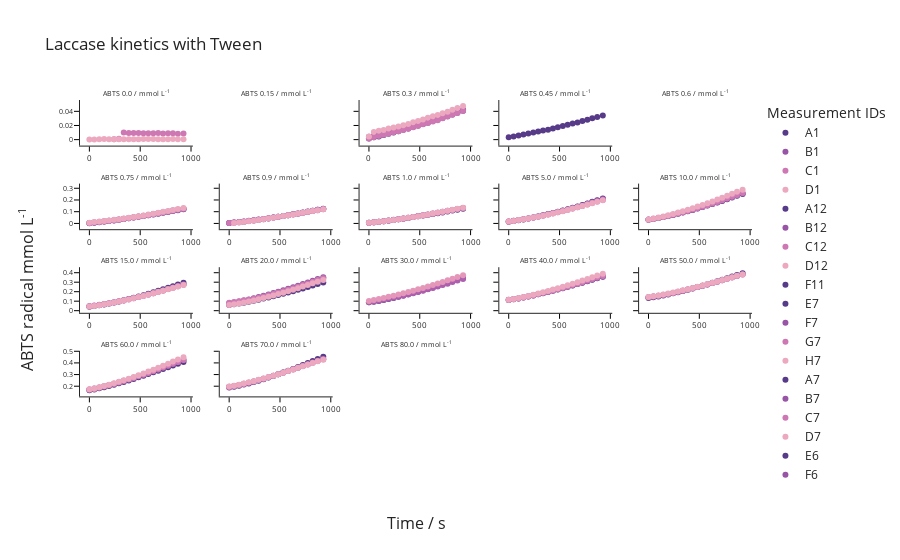

The cell this chart's notebook holds for it:
### Code cell
estimator_Tween.visualize_data()

### Figure 1 — Plotly figure (JSON) as saved in the notebook; plotly's stock layout.template omitted (floating-point values rounded to 4 significant figures)
{"data": [{"marker": {"color": "rgb(87, 59, 136)"}, "mode": "markers", "name": "A1", "type": "scatter", "x": [0, 48, 97, 145, 193, 242, 290, 338, 387, 435, 483, 532, 580, 629, 677, 725, 774, 822, 871, 926], "xaxis": "x", "y": [null, null, null, null, null, null, null, null, null, null, null, null, null, null, null, null, null, null, null, null], "yaxis": "y"}, {"marker": {"color": "rgb(152, 85, 166)"}, "mode": "markers", "name": "B1", "type": "scatter", "x": [0, 48, 97, 145, 193, 242, 290, 338, 387, 435, 483, 532, 580, 629, 677, 725, 774, 822, 871, 926], "xaxis": "x", "y": [null, null, null, null, null, null, null, null, null, null, null, null, null, null, null, null, null, null, null, null], "yaxis": "y"}, {"marker": {"color": "rgb(206, 120, 179)"}, "mode": "markers", "name": "C1", "type": "scatter", "x": [0, 48, 97, 145, 193, 242, 290, 338, 387, 435, 483, 532, 580, 629, 677, 725, 774, 822, 871, 926], "xaxis": "x", "y": [null, null, null, null, null, 0.000614, 0.001113, 0.009997, 0.009501, 0.009501, 0.009287, 0.008923, 0.009105, 0.009187, 0.009253, 0.008708, 0.008873, 0.009121, 0.008443, 0.008824], "yaxis": "y"}, {"marker": {"color": "rgb(236, 168, 190)"}, "mode": "markers", "name": "D1", "type": "scatter", "x": [0, 48, 97, 145, 193, 242, 290, 338, 387, 435, 483, 532, 580, 629, 677, 725, 774, 822, 871, 926], "xaxis": "x", "y": [0.0001814, 8.155e-05, 0.0003645, 0.0007138, 0.0006307, 0.0005308, 0.0006972, 0.0006639, 0.0004643, 0.0005808, 0.0005641, 0.000797, 0.0007305, 0.0007471, 0.0005974, 0.0005641, 0.0006307, 0.0007305, 0.0005308, 0.0006806], "yaxis": "y"}, {"marker": {"color": "rgb(87, 59, 136)"}, "mode": "markers", "name": "A12", "type": "scatter", "x": [0, 48, 97, 145, 193, 242, 290, 338, 387, 435, 483, 532, 580, 629, 677, 725, 774, 822, 871, 926], "xaxis": "x3", "y": [0.001728, 0.003306, 0.004568, 0.006474, 0.008344, 0.01003, 0.01195, 0.01411, 0.0157, 0.01799, 0.02012, 0.02193, 0.02396, 0.02627, 0.02854, 0.03067, 0.03317, 0.03558, 0.03814, 0.04071], "yaxis": "y3"}, {"marker": {"color": "rgb(152, 85, 166)"}, "mode": "markers", "name": "B12", "type": "scatter", "x": [0, 48, 97, 145, 193, 242, 290, 338, 387, 435, 483, 532, 580, 629, 677, 725, 774, 822, 871, 926], "xaxis": "x3", "y": [0.004136, 0.005363, 0.0075, 0.009369, 0.01086, 0.01265, 0.01373, 0.01565, 0.01758, 0.02001, 0.02171, 0.02376, 0.02577, 0.02796, 0.0302, 0.03278, 0.0352, 0.03753, 0.03993, 0.04265], "yaxis": "y3"}, {"marker": {"color": "rgb(206, 120, 179)"}, "mode": "markers", "name": "C12", "type": "scatter", "x": [0, 48, 97, 145, 193, 242, 290, 338, 387, 435, 483, 532, 580, 629, 677, 725, 774, 822, 871, 926], "xaxis": "x3", "y": [0.001695, 0.003373, 0.005065, 0.006821, 0.008443, 0.01028, 0.01168, 0.01364, 0.01526, 0.01736, 0.0194, 0.02162, 0.02368, 0.02574, 0.02754, 0.03012, 0.03256, 0.03507, 0.03758, 0.04032], "yaxis": "y3"}, {"marker": {"color": "rgb(236, 168, 190)"}, "mode": "markers", "name": "D12", "type": "scatter", "x": [0, 48, 97, 145, 193, 242, 290, 338, 387, 435, 483, 532, 580, 629, 677, 725, 774, 822, 871, 926], "xaxis": "x3", "y": [0.004385, 0.01086, 0.01251, 0.01373, 0.01559, 0.0172, 0.01855, 0.02045, 0.02211, 0.0244, 0.02638, 0.0286, 0.03077, 0.0331, 0.03483, 0.03714, 0.03951, 0.04218, 0.04468, 0.04751], "yaxis": "y3"}, {"marker": {"color": "rgb(87, 59, 136)"}, "mode": "markers", "name": "F11", "type": "scatter", "x": [0, 48, 97, 145, 193, 242, 290, 338, 387, 435, 483, 532, 580, 629, 677, 725, 774, 822, 871, 926], "xaxis": "x4", "y": [0.003207, 0.004435, 0.005877, 0.007335, 0.008757, 0.01023, 0.0115, 0.01284, 0.01411, 0.01574, 0.01751, 0.01919, 0.02089, 0.02298, 0.02438, 0.02635, 0.02806, 0.03022, 0.03183, 0.03405], "yaxis": "y4"}, {"marker": {"color": "rgb(87, 59, 136)"}, "mode": "markers", "name": "E7", "type": "scatter", "x": [0, 48, 97, 145, 193, 242, 290, 338, 387, 435, 483, 532, 580, 629, 677, 725, 774, 822, 871, 926], "xaxis": "x6", "y": [0.002177, 0.006805, 0.01105, 0.01598, 0.02083, 0.02577, 0.03172, 0.03756, 0.04351, 0.04974, 0.05607, 0.06254, 0.06919, 0.07634, 0.08319, 0.09032, 0.09811, 0.106, 0.1133, 0.1214], "yaxis": "y6"}, {"marker": {"color": "rgb(152, 85, 166)"}, "mode": "markers", "name": "F7", "type": "scatter", "x": [0, 48, 97, 145, 193, 242, 290, 338, 387, 435, 483, 532, 580, 629, 677, 725, 774, 822, 871, 926], "xaxis": "x6", "y": [0.002692, 0.007285, 0.01218, 0.01705, 0.02198, 0.02718, 0.03341, 0.03922, 0.04578, 0.05215, 0.05836, 0.06503, 0.07201, 0.07943, 0.08629, 0.09374, 0.1016, 0.1095, 0.1169, 0.1253], "yaxis": "y6"}, {"marker": {"color": "rgb(206, 120, 179)"}, "mode": "markers", "name": "G7", "type": "scatter", "x": [0, 48, 97, 145, 193, 242, 290, 338, 387, 435, 483, 532, 580, 629, 677, 725, 774, 822, 871, 926], "xaxis": "x6", "y": [0.003174, 0.007004, 0.01193, 0.01726, 0.02183, 0.02682, 0.03196, 0.03761, 0.04405, 0.05044, 0.05679, 0.06373, 0.07073, 0.07792, 0.08519, 0.09265, 0.1006, 0.1085, 0.1166, 0.1246], "yaxis": "y6"}, {"marker": {"color": "rgb(236, 168, 190)"}, "mode": "markers", "name": "H7", "type": "scatter", "x": [0, 48, 97, 145, 193, 242, 290, 338, 387, 435, 483, 532, 580, 629, 677, 725, 774, 822, 871, 926], "xaxis": "x6", "y": [0.006358, 0.01198, 0.01592, 0.02052, 0.02545, 0.03066, 0.0366, 0.04228, 0.04858, 0.05502, 0.06196, 0.0686, 0.07604, 0.08332, 0.09059, 0.09865, 0.1067, 0.1149, 0.1229, 0.1311], "yaxis": "y6"}, {"marker": {"color": "rgb(87, 59, 136)"}, "mode": "markers", "name": "A7", "type": "scatter", "x": [0, 48, 97, 145, 193, 242, 290, 338, 387, 435, 483, 532, 580, 629, 677, 725, 774, 822, 871, 926], "xaxis": "x7", "y": [0.002858, 0.006954, 0.01092, 0.01532, 0.02014, 0.02501, 0.03093, 0.03663, 0.04295, 0.04958, 0.05618, 0.06309, 0.07018, 0.07783, 0.08506, 0.09281, 0.1009, 0.1089, 0.117, 0.1255], "yaxis": "y7"}, {"marker": {"color": "rgb(152, 85, 166)"}, "mode": "markers", "name": "B7", "type": "scatter", "x": [0, 48, 97, 145, 193, 242, 290, 338, 387, 435, 483, 532, 580, 629, 677, 725, 774, 822, 871, 926], "xaxis": "x7", "y": [0.003555, 0.007335, 0.01226, 0.0174, 0.02225, 0.02726, 0.03242, 0.03798, 0.04369, 0.04995, 0.05644, 0.06302, 0.07002, 0.07741, 0.08453, 0.09188, 0.09975, 0.1078, 0.1156, 0.1238], "yaxis": "y7"}, {"marker": {"color": "rgb(206, 120, 179)"}, "mode": "markers", "name": "C7", "type": "scatter", "x": [0, 48, 97, 145, 193, 242, 290, 338, 387, 435, 483, 532, 580, 629, 677, 725, 774, 822, 871, 926], "xaxis": "x7", "y": [0.00314, 0.007136, 0.01138, 0.01601, 0.02093, 0.02607, 0.03142, 0.03745, 0.04334, 0.04965, 0.0562, 0.06273, 0.0693, 0.07639, 0.08324, 0.09081, 0.09833, 0.1059, 0.1134, 0.1214], "yaxis": "y7"}, {"marker": {"color": "rgb(236, 168, 190)"}, "mode": "markers", "name": "D7", "type": "scatter", "x": [0, 48, 97, 145, 193, 242, 290, 338, 387, 435, 483, 532, 580, 629, 677, 725, 774, 822, 871, 926], "xaxis": "x7", "y": [null, 0.002758, 0.007351, 0.01257, 0.01758, 0.02332, 0.02987, 0.03597, 0.04253, 0.04884, 0.05594, 0.06268, 0.06945, 0.07682, 0.08381, 0.09118, 0.09878, 0.1063, 0.1133, 0.1208], "yaxis": "y7"}, {"marker": {"color": "rgb(87, 59, 136)"}, "mode": "markers", "name": "E6", "type": "scatter", "x": [0, 48, 97, 145, 193, 242, 290, 338, 387, 435, 483, 532, 580, 629, 677, 725, 774, 822, 871, 926], "xaxis": "x8", "y": [0.004899, 0.00927, 0.01407, 0.01902, 0.02386, 0.02912, 0.03462, 0.04063, 0.04719, 0.05383, 0.06051, 0.06701, 0.0737, 0.08034, 0.08699, 0.0942, 0.1019, 0.1096, 0.1174, 0.1256], "yaxis": "y8"}, {"marker": {"color": "rgb(152, 85, 166)"}, "mode": "markers", "name": "F6", "type": "scatter", "x": [0, 48, 97, 145, 193, 242, 290, 338, 387, 435, 483, 532, 580, 629, 677, 725, 774, 822, 871, 926], "xaxis": "x8", "y": [0.004982, 0.009402, 0.0144, 0.0193, 0.02466, 0.03046, 0.0365, 0.04296, 0.04932, 0.05584, 0.06293, 0.0699, 0.07684, 0.08436, 0.09166, 0.09937, 0.1073, 0.1155, 0.1237, 0.1326], "yaxis": "y8"}, {"marker": {"color": "rgb(206, 120, 179)"}, "mode": "markers", "name": "G6", "type": "scatter", "x": [0, 48, 97, 145, 193, 242, 290, 338, 387, 435, 483, 532, 580, 629, 677, 725, 774, 822, 871, 926], "xaxis": "x8", "y": [0.00319, 0.007963, 0.01315, 0.01846, 0.02429, 0.02963, 0.03486, 0.04102, 0.04742, 0.05379, 0.06055, 0.06771, 0.07469, 0.08276, 0.09009, 0.09795, 0.1061, 0.1146, 0.1227, 0.1312], "yaxis": "y8"}, {"marker": {"color": "rgb(236, 168, 190)"}, "mode": "markers", "name": "H6", "type": "scatter", "x": [0, 48, 97, 145, 193, 242, 290, 338, 387, 435, 483, 532, 580, 629, 677, 725, 774, 822, 871, 926], "xaxis": "x8", "y": [0.00591, 0.009336, 0.01406, 0.01906, 0.02425, 0.02961, 0.03554, 0.04181, 0.04806, 0.0552, 0.06196, 0.06888, 0.07666, 0.08439, 0.09231, 0.1003, 0.1087, 0.1174, 0.1262, 0.1346], "yaxis": "y8"}, {"marker": {"color": "rgb(87, 59, 136)"}, "mode": "markers", "name": "A6", "type": "scatter", "x": [0, 48, 97, 145, 193, 242, 290, 338, 387, 435, 483, 532, 580, 629, 677, 725, 774, 822, 871, 926], "xaxis": "x9", "y": [0.01443, 0.0204, 0.02728, 0.03419, 0.04191, 0.05052, 0.05992, 0.06953, 0.07941, 0.08915, 0.09939, 0.11, 0.1211, 0.1329, 0.145, 0.1572, 0.1705, 0.184, 0.1976, 0.2118], "yaxis": "y9"}, {"marker": {"color": "rgb(152, 85, 166)"}, "mode": "markers", "name": "B6", "type": "scatter", "x": [0, 48, 97, 145, 193, 242, 290, 338, 387, 435, 483, 532, 580, 629, 677, 725, 774, 822, 871, 926], "xaxis": "x9", "y": [0.0169, 0.02266, 0.02924, 0.03597, 0.04306, 0.05099, 0.05923, 0.06816, 0.07733, 0.0869, 0.09688, 0.1073, 0.1182, 0.1301, 0.1414, 0.1539, 0.1671, 0.1803, 0.1932, 0.2073], "yaxis": "y9"}, {"marker": {"color": "rgb(206, 120, 179)"}, "mode": "markers", "name": "C6", "type": "scatter", "x": [0, 48, 97, 145, 193, 242, 290, 338, 387, 435, 483, 532, 580, 629, 677, 725, 774, 822, 871, 926], "xaxis": "x9", "y": [0.01672, 0.02232, 0.0286, 0.03554, 0.04259, 0.05089, 0.05923, 0.06775, 0.07661, 0.08575, 0.09573, 0.1056, 0.1164, 0.1273, 0.1381, 0.1497, 0.1621, 0.1746, 0.1871, 0.2004], "yaxis": "y9"}, {"marker": {"color": "rgb(236, 168, 190)"}, "mode": "markers", "name": "D6", "type": "scatter", "x": [0, 48, 97, 145, 193, 242, 290, 338, 387, 435, 483, 532, 580, 629, 677, 725, 774, 822, 871, 926], "xaxis": "x9", "y": [0.01557, 0.02163, 0.02821, 0.0352, 0.04201, 0.04969, 0.05784, 0.06633, 0.07527, 0.08496, 0.09473, 0.1047, 0.1153, 0.1263, 0.1372, 0.1488, 0.161, 0.1732, 0.1854, 0.1986], "yaxis": "y9"}, {"marker": {"color": "rgb(87, 59, 136)"}, "mode": "markers", "name": "E5", "type": "scatter", "x": [0, 48, 97, 145, 193, 242, 290, 338, 387, 435, 483, 532, 580, 629, 677, 725, 774, 822, 871, 926], "xaxis": "x10", "y": [0.03185, 0.03865, 0.0462, 0.05438, 0.06313, 0.07248, 0.08245, 0.09279, 0.1037, 0.1153, 0.1271, 0.1393, 0.1521, 0.1654, 0.1784, 0.1923, 0.2067, 0.2214, 0.2359, 0.2512], "yaxis": "y10"}, {"marker": {"color": "rgb(152, 85, 166)"}, "mode": "markers", "name": "F5", "type": "scatter", "x": [0, 48, 97, 145, 193, 242, 290, 338, 387, 435, 483, 532, 580, 629, 677, 725, 774, 822, 871, 926], "xaxis": "x10", "y": [0.03273, 0.03951, 0.04716, 0.05528, 0.06418, 0.07382, 0.08377, 0.09429, 0.1055, 0.117, 0.1291, 0.1417, 0.1545, 0.1678, 0.1813, 0.1953, 0.2102, 0.225, 0.2403, 0.2557], "yaxis": "y10"}, {"marker": {"color": "rgb(206, 120, 179)"}, "mode": "markers", "name": "G5", "type": "scatter", "x": [0, 48, 97, 145, 193, 242, 290, 338, 387, 435, 483, 532, 580, 629, 677, 725, 774, 822, 871, 926], "xaxis": "x10", "y": [0.03188, 0.03868, 0.04649, 0.05475, 0.06357, 0.0736, 0.08369, 0.09452, 0.1059, 0.1179, 0.1298, 0.1425, 0.1559, 0.1695, 0.1833, 0.1978, 0.2127, 0.228, 0.2433, 0.2592], "yaxis": "y10"}, {"marker": {"color": "rgb(236, 168, 190)"}, "mode": "markers", "name": "H5", "type": "scatter", "x": [0, 48, 97, 145, 193, 242, 290, 338, 387, 435, 483, 532, 580, 629, 677, 725, 774, 822, 871, 926], "xaxis": "x10", "y": [0.03256, 0.04142, 0.05066, 0.05998, 0.0697, 0.08052, 0.0922, 0.1038, 0.1163, 0.1295, 0.1434, 0.1577, 0.1726, 0.188, 0.2032, 0.2195, 0.236, 0.2529, 0.27, 0.2883], "yaxis": "y10"}, {"marker": {"color": "rgb(87, 59, 136)"}, "mode": "markers", "name": "A5", "type": "scatter", "x": [0, 48, 97, 145, 193, 242, 290, 338, 387, 435, 483, 532, 580, 629, 677, 725, 774, 822, 871, 926], "xaxis": "x11", "y": [0.04115, 0.04813, 0.0565, 0.06535, 0.07515, 0.08583, 0.09773, 0.1096, 0.1223, 0.1356, 0.1496, 0.1637, 0.1782, 0.1937, 0.2089, 0.2249, 0.2414, 0.2584, 0.2753, 0.2934], "yaxis": "y11"}, {"marker": {"color": "rgb(152, 85, 166)"}, "mode": "markers", "name": "B5", "type": "scatter", "x": [0, 48, 97, 145, 193, 242, 290, 338, 387, 435, 483, 532, 580, 629, 677, 725, 774, 822, 871, 926], "xaxis": "x11", "y": [0.04534, 0.05178, 0.0594, 0.06786, 0.07677, 0.08675, 0.09709, 0.1082, 0.1196, 0.132, 0.1445, 0.1571, 0.1709, 0.1848, 0.1988, 0.2132, 0.2285, 0.244, 0.2596, 0.2758], "yaxis": "y11"}, {"marker": {"color": "rgb(206, 120, 179)"}, "mode": "markers", "name": "C5", "type": "scatter", "x": [0, 48, 97, 145, 193, 242, 290, 338, 387, 435, 483, 532, 580, 629, 677, 725, 774, 822, 871, 926], "xaxis": "x11", "y": [0.0464, 0.05352, 0.06127, 0.06985, 0.07863, 0.08837, 0.09881, 0.1097, 0.1212, 0.1332, 0.1453, 0.1581, 0.1713, 0.1847, 0.1985, 0.2129, 0.2277, 0.2427, 0.258, 0.2737], "yaxis": "y11"}, {"marker": {"color": "rgb(236, 168, 190)"}, "mode": "markers", "name": "D5", "type": "scatter", "x": [0, 48, 97, 145, 193, 242, 290, 338, 387, 435, 483, 532, 580, 629, 677, 725, 774, 822, 871, 926], "xaxis": "x11", "y": [0.0434, 0.05044, 0.05828, 0.06675, 0.07597, 0.08589, 0.09648, 0.1074, 0.1189, 0.1308, 0.1433, 0.1557, 0.1689, 0.1824, 0.196, 0.2102, 0.2247, 0.2393, 0.2543, 0.2697], "yaxis": "y11"}, {"marker": {"color": "rgb(87, 59, 136)"}, "mode": "markers", "name": "E4", "type": "scatter", "x": [0, 48, 97, 145, 193, 242, 290, 338, 387, 435, 483, 532, 580, 629, 677, 725, 774, 822, 871, 926], "xaxis": "x12", "y": [0.05987, 0.06718, 0.07523, 0.08416, 0.0941, 0.1044, 0.1157, 0.1271, 0.139, 0.1514, 0.1643, 0.1775, 0.1912, 0.2052, 0.2195, 0.2344, 0.2495, 0.2648, 0.2805, 0.2968], "yaxis": "y12"}, {"marker": {"color": "rgb(152, 85, 166)"}, "mode": "markers", "name": "F4", "type": "scatter", "x": [0, 48, 97, 145, 193, 242, 290, 338, 387, 435, 483, 532, 580, 629, 677, 725, 774, 822, 871, 926], "xaxis": "x12", "y": [0.0793, 0.08736, 0.0975, 0.1083, 0.1186, 0.1306, 0.1437, 0.1568, 0.1706, 0.1854, 0.1999, 0.2149, 0.2304, 0.247, 0.2635, 0.2804, 0.298, 0.3162, 0.3343, 0.3531], "yaxis": "y12"}, {"marker": {"color": "rgb(206, 120, 179)"}, "mode": "markers", "name": "G4", "type": "scatter", "x": [0, 48, 97, 145, 193, 242, 290, 338, 387, 435, 483, 532, 580, 629, 677, 725, 774, 822, 871, 926], "xaxis": "x12", "y": [0.08434, 0.09171, 0.1, 0.1097, 0.1154, 0.125, 0.137, 0.1498, 0.1629, 0.1771, 0.1913, 0.2059, 0.2214, 0.2372, 0.2534, 0.2702, 0.2875, 0.3048, 0.3228, 0.3405], "yaxis": "y12"}, {"marker": {"color": "rgb(236, 168, 190)"}, "mode": "markers", "name": "H4", "type": "scatter", "x": [0, 48, 97, 145, 193, 242, 290, 338, 387, 435, 483, 532, 580, 629, 677, 725, 774, 822, 871, 926], "xaxis": "x12", "y": [0.06008, 0.0676, 0.07656, 0.0861, 0.09696, 0.1085, 0.1202, 0.1332, 0.1465, 0.1607, 0.1748, 0.1896, 0.205, 0.2207, 0.2366, 0.2534, 0.2702, 0.2879, 0.3056, 0.3241], "yaxis": "y12"}, {"marker": {"color": "rgb(87, 59, 136)"}, "mode": "markers", "name": "A4", "type": "scatter", "x": [0, 48, 97, 145, 193, 242, 290, 338, 387, 435, 483, 532, 580, 629, 677, 725, 774, 822, 871, 926], "xaxis": "x13", "y": [0.08851, 0.09418, 0.1025, 0.1124, 0.1229, 0.1343, 0.1466, 0.159, 0.1721, 0.1859, 0.1997, 0.2141, 0.2292, 0.2444, 0.2597, 0.2758, 0.2924, 0.3092, 0.3264, 0.3443], "yaxis": "y13"}, {"marker": {"color": "rgb(173, 95, 173)"}, "mode": "markers", "name": "B4", "type": "scatter", "x": [0, 48, 97, 145, 193, 242, 290, 338, 387, 435, 483, 532, 580, 629, 677, 725, 774, 822, 871, 926], "xaxis": "x13", "y": [0.08953, 0.09682, 0.1053, 0.1146, 0.1244, 0.1352, 0.1472, 0.1585, 0.1711, 0.184, 0.1971, 0.211, 0.2247, 0.2396, 0.2543, 0.2693, 0.285, 0.3013, 0.3173, 0.3341], "yaxis": "y13"}, {"marker": {"color": "rgb(229, 151, 185)"}, "mode": "markers", "name": "D4", "type": "scatter", "x": [0, 48, 97, 145, 193, 242, 290, 338, 387, 435, 483, 532, 580, 629, 677, 725, 774, 822, 871, 926], "xaxis": "x13", "y": [0.1029, 0.1124, 0.123, 0.1336, 0.1454, 0.157, 0.1699, 0.1825, 0.1961, 0.2103, 0.2248, 0.2393, 0.2551, 0.271, 0.2866, 0.3032, 0.3203, 0.3376, 0.3551, 0.3732], "yaxis": "y13"}, {"marker": {"color": "rgb(87, 59, 136)"}, "mode": "markers", "name": "E3", "type": "scatter", "x": [0, 48, 97, 145, 193, 242, 290, 338, 387, 435, 483, 532, 580, 629, 677, 725, 774, 822, 871, 926], "xaxis": "x14", "y": [0.1127, 0.1205, 0.1293, 0.1391, 0.1494, 0.1605, 0.1724, 0.1844, 0.1969, 0.21, 0.2236, 0.237, 0.2509, 0.2656, 0.2799, 0.2948, 0.3105, 0.3264, 0.3414, 0.3579], "yaxis": "y14"}, {"marker": {"color": "rgb(152, 85, 166)"}, "mode": "markers", "name": "F3", "type": "scatter", "x": [0, 48, 97, 145, 193, 242, 290, 338, 387, 435, 483, 532, 580, 629, 677, 725, 774, 822, 871, 926], "xaxis": "x14", "y": [0.1145, 0.1225, 0.1315, 0.1413, 0.1516, 0.1628, 0.1745, 0.1866, 0.1992, 0.2125, 0.2258, 0.2395, 0.2534, 0.2681, 0.2826, 0.2977, 0.313, 0.329, 0.345, 0.3609], "yaxis": "y14"}, {"marker": {"color": "rgb(206, 120, 179)"}, "mode": "markers", "name": "G3", "type": "scatter", "x": [0, 48, 97, 145, 193, 242, 290, 338, 387, 435, 483, 532, 580, 629, 677, 725, 774, 822, 871, 926], "xaxis": "x14", "y": [0.1115, 0.1196, 0.129, 0.1393, 0.1497, 0.161, 0.1731, 0.1858, 0.1985, 0.2123, 0.2261, 0.2401, 0.2547, 0.2697, 0.2849, 0.3007, 0.317, 0.3333, 0.3497, 0.3664], "yaxis": "y14"}, {"marker": {"color": "rgb(236, 168, 190)"}, "mode": "markers", "name": "H3", "type": "scatter", "x": [0, 48, 97, 145, 193, 242, 290, 338, 387, 435, 483, 532, 580, 629, 677, 725, 774, 822, 871, 926], "xaxis": "x14", "y": [0.1154, 0.1239, 0.1333, 0.1442, 0.1556, 0.1679, 0.1807, 0.1939, 0.2083, 0.2226, 0.2372, 0.252, 0.268, 0.2837, 0.2999, 0.3171, 0.3344, 0.3524, 0.371, 0.3889], "yaxis": "y14"}, {"marker": {"color": "rgb(87, 59, 136)"}, "mode": "markers", "name": "A3", "type": "scatter", "x": [0, 48, 97, 145, 193, 242, 290, 338, 387, 435, 483, 532, 580, 629, 677, 725, 774, 822, 871, 926], "xaxis": "x15", "y": [0.1336, 0.1414, 0.1504, 0.1603, 0.1709, 0.1825, 0.1948, 0.2075, 0.2209, 0.2345, 0.2488, 0.2635, 0.2783, 0.2938, 0.3092, 0.3256, 0.3424, 0.3595, 0.3768, 0.3945], "yaxis": "y15"}, {"marker": {"color": "rgb(152, 85, 166)"}, "mode": "markers", "name": "B3", "type": "scatter", "x": [0, 48, 97, 145, 193, 242, 290, 338, 387, 435, 483, 532, 580, 629, 677, 725, 774, 822, 871, 926], "xaxis": "x15", "y": [0.1407, 0.1481, 0.1567, 0.1658, 0.1758, 0.1869, 0.198, 0.2102, 0.2226, 0.2354, 0.2489, 0.2624, 0.2763, 0.2908, 0.3053, 0.3204, 0.336, 0.3515, 0.3665, 0.3829], "yaxis": "y15"}, {"marker": {"color": "rgb(206, 120, 179)"}, "mode": "markers", "name": "C3", "type": "scatter", "x": [0, 48, 97, 145, 193, 242, 290, 338, 387, 435, 483, 532, 580, 629, 677, 725, 774, 822, 871, 926], "xaxis": "x15", "y": [0.141, 0.1484, 0.1569, 0.1665, 0.1767, 0.1874, 0.1991, 0.211, 0.2235, 0.236, 0.249, 0.2625, 0.2761, 0.2904, 0.3048, 0.3196, 0.3351, 0.3502, 0.3655, 0.3815], "yaxis": "y15"}, {"marker": {"color": "rgb(236, 168, 190)"}, "mode": "markers", "name": "D3", "type": "scatter", "x": [0, 48, 97, 145, 193, 242, 290, 338, 387, 435, 483, 532, 580, 629, 677, 725, 774, 822, 871, 926], "xaxis": "x15", "y": [0.1438, 0.1515, 0.1604, 0.1703, 0.1804, 0.1914, 0.2026, 0.2146, 0.227, 0.2395, 0.2528, 0.2658, 0.2799, 0.294, 0.3077, 0.3224, 0.3376, 0.3524, 0.367, 0.3824], "yaxis": "y15"}, {"marker": {"color": "rgb(87, 59, 136)"}, "mode": "markers", "name": "E2", "type": "scatter", "x": [0, 48, 97, 145, 193, 242, 290, 338, 387, 435, 483, 532, 580, 629, 677, 725, 774, 822, 871, 926], "xaxis": "x16", "y": [0.1643, 0.1722, 0.1815, 0.1912, 0.2019, 0.2131, 0.2245, 0.237, 0.2495, 0.2627, 0.2764, 0.2898, 0.3039, 0.3188, 0.3334, 0.3481, 0.3633, 0.3788, 0.3936, 0.409], "yaxis": "y16"}, {"marker": {"color": "rgb(152, 85, 166)"}, "mode": "markers", "name": "F2", "type": "scatter", "x": [0, 48, 97, 145, 193, 242, 290, 338, 387, 435, 483, 532, 580, 629, 677, 725, 774, 822, 871, 926], "xaxis": "x16", "y": [0.1713, 0.1795, 0.1891, 0.1993, 0.2099, 0.2219, 0.2339, 0.2463, 0.2595, 0.2732, 0.2872, 0.3013, 0.316, 0.3311, 0.3462, 0.3616, 0.3772, 0.3926, 0.4084, 0.4246], "yaxis": "y16"}, {"marker": {"color": "rgb(206, 120, 179)"}, "mode": "markers", "name": "G2", "type": "scatter", "x": [0, 48, 97, 145, 193, 242, 290, 338, 387, 435, 483, 532, 580, 629, 677, 725, 774, 822, 871, 926], "xaxis": "x16", "y": [0.1687, 0.177, 0.1862, 0.1968, 0.2077, 0.2189, 0.2313, 0.244, 0.2571, 0.2709, 0.2848, 0.2992, 0.314, 0.3291, 0.3444, 0.3604, 0.3765, 0.3924, 0.4082, 0.4247], "yaxis": "y16"}, {"marker": {"color": "rgb(236, 168, 190)"}, "mode": "markers", "name": "H2", "type": "scatter", "x": [0, 48, 97, 145, 193, 242, 290, 338, 387, 435, 483, 532, 580, 629, 677, 725, 774, 822, 871, 926], "xaxis": "x16", "y": [0.1729, 0.1812, 0.1909, 0.2016, 0.2129, 0.2247, 0.2378, 0.251, 0.265, 0.2797, 0.2944, 0.3094, 0.3257, 0.3419, 0.3587, 0.3758, 0.3934, 0.4117, 0.4284, 0.4477], "yaxis": "y16"}, {"marker": {"color": "rgb(87, 59, 136)"}, "mode": "markers", "name": "A2", "type": "scatter", "x": [0, 48, 97, 145, 193, 242, 290, 338, 387, 435, 483, 532, 580, 629, 677, 725, 774, 822, 871, 926], "xaxis": "x17", "y": [0.1879, 0.1955, 0.2043, 0.214, 0.2242, 0.2358, 0.2478, 0.2608, 0.2739, 0.2878, 0.3024, 0.3172, 0.3324, 0.3487, 0.3647, 0.3814, 0.3986, 0.4159, 0.4331, 0.4523], "yaxis": "y17"}, {"marker": {"color": "rgb(152, 85, 166)"}, "mode": "markers", "name": "B2", "type": "scatter", "x": [0, 48, 97, 145, 193, 242, 290, 338, 387, 435, 483, 532, 580, 629, 677, 725, 774, 822, 871, 926], "xaxis": "x17", "y": [0.1949, 0.2022, 0.211, 0.2203, 0.2306, 0.2414, 0.2532, 0.2648, 0.2771, 0.2899, 0.3031, 0.3168, 0.3307, 0.3451, 0.3593, 0.3742, 0.3887, 0.4034, 0.4178, 0.4329], "yaxis": "y17"}, {"marker": {"color": "rgb(206, 120, 179)"}, "mode": "markers", "name": "C2", "type": "scatter", "x": [0, 48, 97, 145, 193, 242, 290, 338, 387, 435, 483, 532, 580, 629, 677, 725, 774, 822, 871, 926], "xaxis": "x17", "y": [0.1934, 0.2009, 0.2101, 0.2196, 0.23, 0.2409, 0.2527, 0.2647, 0.2769, 0.2897, 0.303, 0.3159, 0.3299, 0.3441, 0.3583, 0.3728, 0.3873, 0.4022, 0.4162, 0.4312], "yaxis": "y17"}, {"marker": {"color": "rgb(236, 168, 190)"}, "mode": "markers", "name": "D2", "type": "scatter", "x": [0, 48, 97, 145, 193, 242, 290, 338, 387, 435, 483, 532, 580, 629, 677, 725, 774, 822, 871, 926], "xaxis": "x17", "y": [0.1976, 0.2048, 0.2135, 0.2229, 0.233, 0.2437, 0.2546, 0.266, 0.2781, 0.2906, 0.3036, 0.3165, 0.3302, 0.344, 0.3577, 0.3718, 0.3856, 0.3995, 0.4133, 0.4267], "yaxis": "y17"}], "layout": {"annotations": [{"font": {"size": 7}, "showarrow": false, "text": "ABTS 0.0 / mmol L<sup>-1</sup>", "x": 0.084, "xanchor": "center", "xref": "paper", "y": 1, "yanchor": "bottom", "yref": "paper"}, {"font": {"size": 7}, "showarrow": false, "text": "ABTS 0.15 / mmol L<sup>-1</sup>", "x": 0.292, "xanchor": "center", "xref": "paper", "y": 1, "yanchor": "bottom", "yref": "paper"}, {"font": {"size": 7}, "showarrow": false, "text": "ABTS 0.3 / mmol L<sup>-1</sup>", "x": 0.5, "xanchor": "center", "xref": "paper", "y": 1, "yanchor": "bottom", "yref": "paper"}, {"font": {"size": 7}, "showarrow": false, "text": "ABTS 0.45 / mmol L<sup>-1</sup>", "x": 0.708, "xanchor": "center", "xref": "paper", "y": 1, "yanchor": "bottom", "yref": "paper"}, {"font": {"size": 7}, "showarrow": false, "text": "ABTS 0.6 / mmol L<sup>-1</sup>", "x": 0.916, "xanchor": "center", "xref": "paper", "y": 1, "yanchor": "bottom", "yref": "paper"}, {"font": {"size": 7}, "showarrow": false, "text": "ABTS 0.75 / mmol L<sup>-1</sup>", "x": 0.084, "xanchor": "center", "xref": "paper", "y": 0.78, "yanchor": "bottom", "yref": "paper"}, {"font": {"size": 7}, "showarrow": false, "text": "ABTS 0.9 / mmol L<sup>-1</sup>", "x": 0.292, "xanchor": "center", "xref": "paper", "y": 0.78, "yanchor": "bottom", "yref": "paper"}, {"font": {"size": 7}, "showarrow": false, "text": "ABTS 1.0 / mmol L<sup>-1</sup>", "x": 0.5, "xanchor": "center", "xref": "paper", "y": 0.78, "yanchor": "bottom", "yref": "paper"}, {"font": {"size": 7}, "showarrow": false, "text": "ABTS 5.0 / mmol L<sup>-1</sup>", "x": 0.708, "xanchor": "center", "xref": "paper", "y": 0.78, "yanchor": "bottom", "yref": "paper"}, {"font": {"size": 7}, "showarrow": false, "text": "ABTS 10.0 / mmol L<sup>-1</sup>", "x": 0.916, "xanchor": "center", "xref": "paper", "y": 0.78, "yanchor": "bottom", "yref": "paper"}, {"font": {"size": 7}, "showarrow": false, "text": "ABTS 15.0 / mmol L<sup>-1</sup>", "x": 0.084, "xanchor": "center", "xref": "paper", "y": 0.56, "yanchor": "bottom", "yref": "paper"}, {"font": {"size": 7}, "showarrow": false, "text": "ABTS 20.0 / mmol L<sup>-1</sup>", "x": 0.292, "xanchor": "center", "xref": "paper", "y": 0.56, "yanchor": "bottom", "yref": "paper"}, {"font": {"size": 7}, "showarrow": false, "text": "ABTS 30.0 / mmol L<sup>-1</sup>", "x": 0.5, "xanchor": "center", "xref": "paper", "y": 0.56, "yanchor": "bottom", "yref": "paper"}, {"font": {"size": 7}, "showarrow": false, "text": "ABTS 40.0 / mmol L<sup>-1</sup>", "x": 0.708, "xanchor": "center", "xref": "paper", "y": 0.56, "yanchor": "bottom", "yref": "paper"}, {"font": {"size": 7}, "showarrow": false, "text": "ABTS 50.0 / mmol L<sup>-1</sup>", "x": 0.916, "xanchor": "center", "xref": "paper", "y": 0.56, "yanchor": "bottom", "yref": "paper"}, {"font": {"size": 7}, "showarrow": false, "text": "ABTS 60.0 / mmol L<sup>-1</sup>", "x": 0.084, "xanchor": "center", "xref": "paper", "y": 0.34, "yanchor": "bottom", "yref": "paper"}, {"font": {"size": 7}, "showarrow": false, "text": "ABTS 70.0 / mmol L<sup>-1</sup>", "x": 0.292, "xanchor": "center", "xref": "paper", "y": 0.34, "yanchor": "bottom", "yref": "paper"}, {"font": {"size": 7}, "showarrow": false, "text": "ABTS 80.0 / mmol L<sup>-1</sup>", "x": 0.5, "xanchor": "center", "xref": "paper", "y": 0.34, "yanchor": "bottom", "yref": "paper"}, {"font": {"size": 16}, "showarrow": false, "text": "Time / s", "x": 0.5, "xanchor": "center", "xref": "paper", "y": 0, "yanchor": "top", "yref": "paper", "yshift": -30}, {"font": {"size": 16}, "showarrow": false, "text": "ABTS radical mmol L<sup>-1</sup>", "textangle": -90, "x": 0, "xanchor": "right", "xref": "paper", "xshift": -40, "y": 0.5, "yanchor": "middle", "yref": "paper"}], "hoverlabel": {"align": "right"}, "legend": {"title": {"text": "Measurement IDs"}}, "title": {"text": "Laccase kinetics with Tween"}, "xaxis": {"anchor": "y", "domain": [0, 0.168], "showgrid": false, "tickcolor": "black", "tickfont": {"size": 8}, "ticks": "outside", "tickwidth": 1, "title": {"font": {"size": 8}}}, "xaxis10": {"anchor": "y10", "domain": [0.832, 1], "tickcolor": "black", "tickfont": {"size": 8}, "ticks": "outside", "tickwidth": 1, "title": {"font": {"size": 8}}}, "xaxis11": {"anchor": "y11", "domain": [0, 0.168], "tickcolor": "black", "tickfont": {"size": 8}, "ticks": "outside", "tickwidth": 1, "title": {"font": {"size": 8}}}, "xaxis12": {"anchor": "y12", "domain": [0.208, 0.376], "tickcolor": "black", "tickfont": {"size": 8}, "ticks": "outside", "tickwidth": 1, "title": {"font": {"size": 8}}}, "xaxis13": {"anchor": "y13", "domain": [0.416, 0.584], "tickcolor": "black", "tickfont": {"size": 8}, "ticks": "outside", "tickwidth": 1, "title": {"font": {"size": 8}}}, "xaxis14": {"anchor": "y14", "domain": [0.624, 0.792], "tickcolor": "black", "tickfont": {"size": 8}, "ticks": "outside", "tickwidth": 1, "title": {"font": {"size": 8}}}, "xaxis15": {"anchor": "y15", "domain": [0.832, 1], "tickcolor": "black", "tickfont": {"size": 8}, "ticks": "outside", "tickwidth": 1, "title": {"font": {"size": 8}}}, "xaxis16": {"anchor": "y16", "domain": [0, 0.168], "tickcolor": "black", "tickfont": {"size": 8}, "ticks": "outside", "tickwidth": 1, "title": {"font": {"size": 8}}}, "xaxis17": {"anchor": "y17", "domain": [0.208, 0.376], "tickcolor": "black", "tickfont": {"size": 8}, "ticks": "outside", "tickwidth": 1, "title": {"font": {"size": 8}}}, "xaxis18": {"anchor": "y18", "domain": [0.416, 0.584], "tickcolor": "black", "tickfont": {"size": 8}, "ticks": "outside", "tickwidth": 1, "title": {"font": {"size": 8}}}, "xaxis19": {"anchor": "y19", "domain": [0.624, 0.792], "tickcolor": "black", "tickfont": {"size": 8}, "ticks": "outside", "tickwidth": 1, "title": {"font": {"size": 8}}}, "xaxis2": {"anchor": "y2", "domain": [0.208, 0.376], "tickcolor": "black", "tickfont": {"size": 8}, "ticks": "outside", "tickwidth": 1, "title": {"font": {"size": 8}}}, "xaxis20": {"anchor": "y20", "domain": [0.832, 1], "tickcolor": "black", "tickfont": {"size": 8}, "ticks": "outside", "tickwidth": 1, "title": {"font": {"size": 8}}}, "xaxis21": {"anchor": "y21", "domain": [0, 0.168], "tickcolor": "black", "tickfont": {"size": 8}, "ticks": "outside", "tickwidth": 1, "title": {"font": {"size": 8}}}, "xaxis22": {"anchor": "y22", "domain": [0.208, 0.376], "tickcolor": "black", "tickfont": {"size": 8}, "ticks": "outside", "tickwidth": 1, "title": {"font": {"size": 8}}}, "xaxis23": {"anchor": "y23", "domain": [0.416, 0.584], "tickcolor": "black", "tickfont": {"size": 8}, "ticks": "outside", "tickwidth": 1, "title": {"font": {"size": 8}}}, "xaxis24": {"anchor": "y24", "domain": [0.624, 0.792], "tickcolor": "black", "tickfont": {"size": 8}, "ticks": "outside", "tickwidth": 1, "title": {"font": {"size": 8}}}, "xaxis25": {"anchor": "y25", "domain": [0.832, 1], "tickcolor": "black", "tickfont": {"size": 8}, "ticks": "outside", "tickwidth": 1, "title": {"font": {"size": 8}}}, "xaxis3": {"anchor": "y3", "domain": [0.416, 0.584], "tickcolor": "black", "tickfont": {"size": 8}, "ticks": "outside", "tickwidth": 1, "title": {"font": {"size": 8}}}, "xaxis4": {"anchor": "y4", "domain": [0.624, 0.792], "tickcolor": "black", "tickfont": {"size": 8}, "ticks": "outside", "tickwidth": 1, "title": {"font": {"size": 8}}}, "xaxis5": {"anchor": "y5", "domain": [0.832, 1], "tickcolor": "black", "tickfont": {"size": 8}, "ticks": "outside", "tickwidth": 1, "title": {"font": {"size": 8}}}, "xaxis6": {"anchor": "y6", "domain": [0, 0.168], "tickcolor": "black", "tickfont": {"size": 8}, "ticks": "outside", "tickwidth": 1, "title": {"font": {"size": 8}}}, "xaxis7": {"anchor": "y7", "domain": [0.208, 0.376], "tickcolor": "black", "tickfont": {"size": 8}, "ticks": "outside", "tickwidth": 1, "title": {"font": {"size": 8}}}, "xaxis8": {"anchor": "y8", "domain": [0.416, 0.584], "tickcolor": "black", "tickfont": {"size": 8}, "ticks": "outside", "tickwidth": 1, "title": {"font": {"size": 8}}}, "xaxis9": {"anchor": "y9", "domain": [0.624, 0.792], "tickcolor": "black", "tickfont": {"size": 8}, "ticks": "outside", "tickwidth": 1, "title": {"font": {"size": 8}}}, "yaxis": {"anchor": "x", "domain": [0.88, 1], "showgrid": false, "tickcolor": "black", "tickfont": {"size": 7}, "ticks": "outside", "tickwidth": 1, "title": {"font": {"size": 7}}}, "yaxis10": {"anchor": "x10", "domain": [0.66, 0.78], "matches": "y6", "showticklabels": false, "tickcolor": "black", "tickfont": {"size": 7}, "ticks": "outside", "tickwidth": 1, "title": {"font": {"size": 7}}}, "yaxis11": {"anchor": "x11", "domain": [0.44, 0.56], "tickcolor": "black", "tickfont": {"size": 7}, "ticks": "outside", "tickwidth": 1, "title": {"font": {"size": 7}}}, "yaxis12": {"anchor": "x12", "domain": [0.44, 0.56], "matches": "y11", "showticklabels": false, "tickcolor": "black", "tickfont": {"size": 7}, "ticks": "outside", "tickwidth": 1, "title": {"font": {"size": 7}}}, "yaxis13": {"anchor": "x13", "domain": [0.44, 0.56], "matches": "y11", "showticklabels": false, "tickcolor": "black", "tickfont": {"size": 7}, "ticks": "outside", "tickwidth": 1, "title": {"font": {"size": 7}}}, "yaxis14": {"anchor": "x14", "domain": [0.44, 0.56], "matches": "y11", "showticklabels": false, "tickcolor": "black", "tickfont": {"size": 7}, "ticks": "outside", "tickwidth": 1, "title": {"font": {"size": 7}}}, "yaxis15": {"anchor": "x15", "domain": [0.44, 0.56], "matches": "y11", "showticklabels": false, "tickcolor": "black", "tickfont": {"size": 7}, "ticks": "outside", "tickwidth": 1, "title": {"font": {"size": 7}}}, "yaxis16": {"anchor": "x16", "domain": [0.22, 0.34], "tickcolor": "black", "tickfont": {"size": 7}, "ticks": "outside", "tickwidth": 1, "title": {"font": {"size": 7}}}, "yaxis17": {"anchor": "x17", "domain": [0.22, 0.34], "matches": "y16", "showticklabels": false, "tickcolor": "black", "tickfont": {"size": 7}, "ticks": "outside", "tickwidth": 1, "title": {"font": {"size": 7}}}, "yaxis18": {"anchor": "x18", "domain": [0.22, 0.34], "matches": "y16", "showticklabels": false, "tickcolor": "black", "tickfont": {"size": 7}, "ticks": "outside", "tickwidth": 1, "title": {"font": {"size": 7}}}, "yaxis19": {"anchor": "x19", "domain": [0.22, 0.34], "matches": "y16", "showticklabels": false, "tickcolor": "black", "tickfont": {"size": 7}, "ticks": "outside", "tickwidth": 1, "title": {"font": {"size": 7}}}, "yaxis2": {"anchor": "x2", "domain": [0.88, 1], "matches": "y", "showticklabels": false, "tickcolor": "black", "tickfont": {"size": 7}, "ticks": "outside", "tickwidth": 1, "title": {"font": {"size": 7}}}, "yaxis20": {"anchor": "x20", "domain": [0.22, 0.34], "matches": "y16", "showticklabels": false, "tickcolor": "black", "tickfont": {"size": 7}, "ticks": "outside", "tickwidth": 1, "title": {"font": {"size": 7}}}, "yaxis21": {"anchor": "x21", "domain": [0, 0.12], "tickcolor": "black", "tickfont": {"size": 7}, "ticks": "outside", "tickwidth": 1, "title": {"font": {"size": 7}}}, "yaxis22": {"anchor": "x22", "domain": [0, 0.12], "matches": "y21", "showticklabels": false, "tickcolor": "black", "tickfont": {"size": 7}, "ticks": "outside", "tickwidth": 1, "title": {"font": {"size": 7}}}, "yaxis23": {"anchor": "x23", "domain": [0, 0.12], "matches": "y21", "showticklabels": false, "tickcolor": "black", "tickfont": {"size": 7}, "ticks": "outside", "tickwidth": 1, "title": {"font": {"size": 7}}}, "yaxis24": {"anchor": "x24", "domain": [0, 0.12], "matches": "y21", "showticklabels": false, "tickcolor": "black", "tickfont": {"size": 7}, "ticks": "outside", "tickwidth": 1, "title": {"font": {"size": 7}}}, "yaxis25": {"anchor": "x25", "domain": [0, 0.12], "matches": "y21", "showticklabels": false, "tickcolor": "black", "tickfont": {"size": 7}, "ticks": "outside", "tickwidth": 1, "title": {"font": {"size": 7}}}, "yaxis3": {"anchor": "x3", "domain": [0.88, 1], "matches": "y", "showticklabels": false, "tickcolor": "black", "tickfont": {"size": 7}, "ticks": "outside", "tickwidth": 1, "title": {"font": {"size": 7}}}, "yaxis4": {"anchor": "x4", "domain": [0.88, 1], "matches": "y", "showticklabels": false, "tickcolor": "black", "tickfont": {"size": 7}, "ticks": "outside", "tickwidth": 1, "title": {"font": {"size": 7}}}, "yaxis5": {"anchor": "x5", "domain": [0.88, 1], "matches": "y", "showticklabels": false, "tickcolor": "black", "tickfont": {"size": 7}, "ticks": "outside", "tickwidth": 1, "title": {"font": {"size": 7}}}, "yaxis6": {"anchor": "x6", "domain": [0.66, 0.78], "tickcolor": "black", "tickfont": {"size": 7}, "ticks": "outside", "tickwidth": 1, "title": {"font": {"size": 7}}}, "yaxis7": {"anchor": "x7", "domain": [0.66, 0.78], "matches": "y6", "showticklabels": false, "tickcolor": "black", "tickfont": {"size": 7}, "ticks": "outside", "tickwidth": 1, "title": {"font": {"size": 7}}}, "yaxis8": {"anchor": "x8", "domain": [0.66, 0.78], "matches": "y6", "showticklabels": false, "tickcolor": "black", "tickfont": {"size": 7}, "ticks": "outside", "tickwidth": 1, "title": {"font": {"size": 7}}}, "yaxis9": {"anchor": "x9", "domain": [0.66, 0.78], "matches": "y6", "showticklabels": false, "tickcolor": "black", "tickfont": {"size": 7}, "ticks": "outside", "tickwidth": 1, "title": {"font": {"size": 7}}}}}
